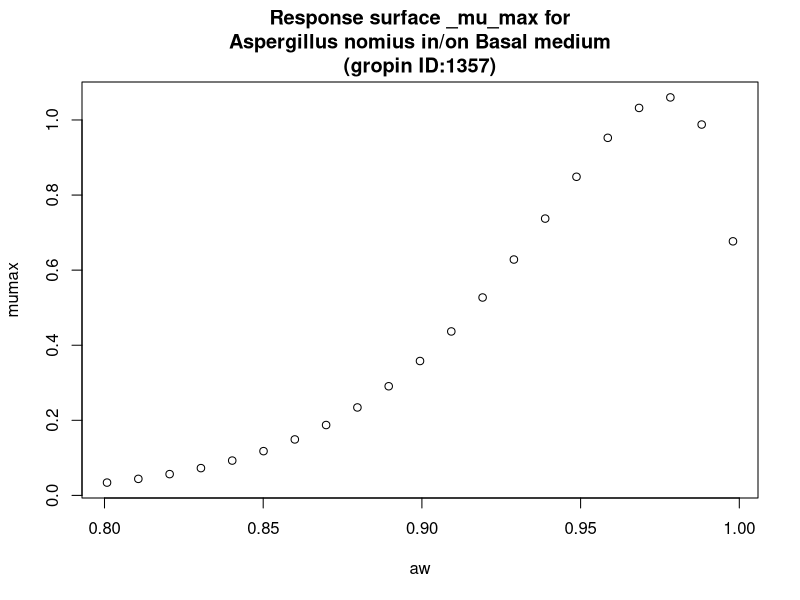

Here is the R script that generated this plot:
#############################
# start of Parameter script
#############################
aw <- seq(0.8008,0.998001998001998,length.out=21)
#############################
# end of Parameter script
#############################
############################# 
# start of Model script Gropin ID 1357 
#############################
 
# constant coefficients for this model
 
variables <- data.frame(aw)
argumentsPar <- unique.data.frame(expand.grid(variables))
 
# heart of the model
response_surface <- function(aw) {
   mumax <-exp(-0.8461+11.960*sqrt(1-aw)-39.51*(sqrt(1-aw))^2)

	return(mumax=mumax)
} 

# output parameters
responseSurface <- cbind(argumentsPar,response_surface(argumentsPar['aw']))
colnames(responseSurface) <- c(colnames(argumentsPar),'mumax')
#############################
# End of Model script
#############################
############################# 
# start of Visualisation script Gropin ID 1357 
#############################
titleText <-'Response surface _mu_max for
Aspergillus nomius in/on Basal medium
(gropin ID:1357)'
plot(aw,responseSurface$'mumax',xlab='aw',
                          ylab='mumax',main=titleText)
#############################
# End of Visualisation script
#############################
